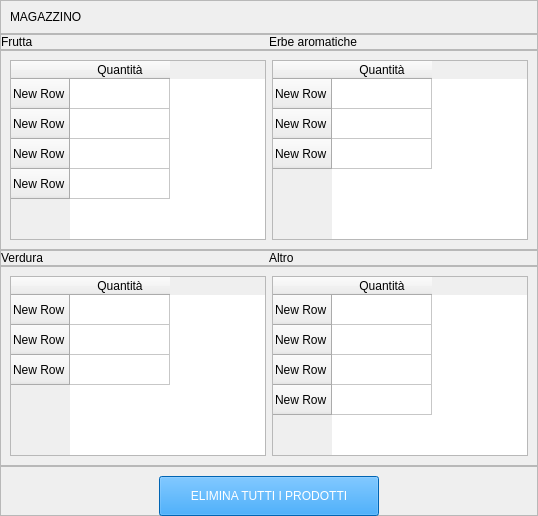
            <widget class="QWidget" name="magazzino">
             <layout class="QVBoxLayout" name="verticalLayout_33">
              <property name="spacing">
               <number>0</number>
              </property>
              <property name="leftMargin">
               <number>0</number>
              </property>
              <property name="topMargin">
               <number>0</number>
              </property>
              <property name="rightMargin">
               <number>0</number>
              </property>
              <property name="bottomMargin">
               <number>0</number>
              </property>
              <item>
               <widget class="QFrame" name="frame_51">
                <property name="maximumSize">
                 <size>
                  <width>16777215</width>
                  <height>45</height>
                 </size>
                </property>
                <property name="frameShape">
                 <enum>QFrame::StyledPanel</enum>
                </property>
                <property name="frameShadow">
                 <enum>QFrame::Raised</enum>
                </property>
                <layout class="QVBoxLayout" name="verticalLayout_34">
                 <item>
                  <widget class="QLabel" name="label_35">
                   <property name="styleSheet">
                    <string notr="true">
font: 600 36pt &quot;SF Pro&quot;;</string>
                   </property>
                   <property name="text">
                    <string>MAGAZZINO</string>
                   </property>
                  </widget>
                 </item>
                </layout>
               </widget>
              </item>
              <item>
               <widget class="QFrame" name="frame_52">
                <property name="maximumSize">
                 <size>
                  <width>16777215</width>
                  <height>35</height>
                 </size>
                </property>
                <property name="frameShape">
                 <enum>QFrame::StyledPanel</enum>
                </property>
                <property name="frameShadow">
                 <enum>QFrame::Raised</enum>
                </property>
                <layout class="QHBoxLayout" name="horizontalLayout_24">
                 <property name="spacing">
                  <number>0</number>
                 </property>
                 <property name="leftMargin">
                  <number>0</number>
                 </property>
                 <property name="topMargin">
                  <number>0</number>
                 </property>
                 <property name="rightMargin">
                  <number>0</number>
                 </property>
                 <property name="bottomMargin">
                  <number>0</number>
                 </property>
                 <item>
                  <widget class="QLabel" name="label_37">
                   <property name="styleSheet">
                    <string notr="true">
font:600 18pt &quot;SF Pro&quot;;</string>
                   </property>
                   <property name="text">
                    <string>Frutta</string>
                   </property>
                  </widget>
                 </item>
                 <item>
                  <widget class="QLabel" name="label_36">
                   <property name="styleSheet">
                    <string notr="true">
font:600 18pt &quot;SF Pro&quot;;</string>
                   </property>
                   <property name="text">
                    <string>Erbe aromatiche</string>
                   </property>
                  </widget>
                 </item>
                </layout>
               </widget>
              </item>
              <item>
               <widget class="QFrame" name="frame_54">
                <property name="maximumSize">
                 <size>
                  <width>16777215</width>
                  <height>200</height>
                 </size>
                </property>
                <property name="frameShape">
                 <enum>QFrame::StyledPanel</enum>
                </property>
                <property name="frameShadow">
                 <enum>QFrame::Raised</enum>
                </property>
                <layout class="QHBoxLayout" name="horizontalLayout_25">
                 <item>
                  <widget class="QTableWidget" name="tableWidget_2">
                   <row>
                    <property name="text">
                     <string>New Row</string>
                    </property>
                   </row>
                   <row>
                    <property name="text">
                     <string>New Row</string>
                    </property>
                   </row>
                   <row>
                    <property name="text">
                     <string>New Row</string>
                    </property>
                   </row>
                   <row>
                    <property name="text">
                     <string>New Row</string>
                    </property>
                   </row>
                   <column>
                    <property name="text">
                     <string>Quantità</string>
                    </property>
                   </column>
                  </widget>
                 </item>
                 <item>
                  <widget class="QTableWidget" name="tableWidget">
                   <row>
                    <property name="text">
                     <string>New Row</string>
                    </property>
                   </row>
                   <row>
                    <property name="text">
                     <string>New Row</string>
                    </property>
                   </row>
                   <row>
                    <property name="text">
                     <string>New Row</string>
                    </property>
                   </row>
                   <column>
                    <property name="text">
                     <string>Quantità</string>
                    </property>
                   </column>
                  </widget>
                 </item>
                </layout>
               </widget>
              </item>
              <item>
               <widget class="QFrame" name="frame_55">
                <property name="maximumSize">
                 <size>
                  <width>16777215</width>
                  <height>38</height>
                 </size>
                </property>
                <property name="frameShape">
                 <enum>QFrame::StyledPanel</enum>
                </property>
                <property name="frameShadow">
                 <enum>QFrame::Raised</enum>
                </property>
                <layout class="QHBoxLayout" name="horizontalLayout_26">
                 <property name="spacing">
                  <number>0</number>
                 </property>
                 <property name="leftMargin">
                  <number>0</number>
                 </property>
                 <property name="topMargin">
                  <number>0</number>
                 </property>
                 <property name="rightMargin">
                  <number>0</number>
                 </property>
                 <property name="bottomMargin">
                  <number>0</number>
                 </property>
                 <item>
                  <widget class="QLabel" name="label_38">
                   <property name="styleSheet">
                    <string notr="true">font:600 18pt &quot;SF Pro&quot;;</string>
                   </property>
                   <property name="text">
                    <string>Verdura</string>
                   </property>
                  </widget>
                 </item>
                 <item>
                  <widget class="QLabel" name="label_39">
                   <property name="styleSheet">
                    <string notr="true">font:600 18pt &quot;SF Pro&quot;;</string>
                   </property>
                   <property name="text">
                    <string>Altro</string>
                   </property>
                  </widget>
                 </item>
                </layout>
               </widget>
              </item>
              <item>
               <widget class="QFrame" name="frame_56">
                <property name="maximumSize">
                 <size>
                  <width>16777215</width>
                  <height>200</height>
                 </size>
                </property>
                <property name="frameShape">
                 <enum>QFrame::StyledPanel</enum>
                </property>
                <property name="frameShadow">
                 <enum>QFrame::Raised</enum>
                </property>
                <layout class="QHBoxLayout" name="horizontalLayout_27">
                 <item>
                  <widget class="QTableWidget" name="tableWidget_3">
                   <row>
                    <property name="text">
                     <string>New Row</string>
                    </property>
                   </row>
                   <row>
                    <property name="text">
                     <string>New Row</string>
                    </property>
                   </row>
                   <row>
                    <property name="text">
                     <string>New Row</string>
                    </property>
                   </row>
                   <column>
                    <property name="text">
                     <string>Quantità</string>
                    </property>
                   </column>
                  </widget>
                 </item>
                 <item>
                  <widget class="QTableWidget" name="tableWidget_4">
                   <row>
                    <property name="text">
                     <string>New Row</string>
                    </property>
                   </row>
                   <row>
                    <property name="text">
                     <string>New Row</string>
                    </property>
                   </row>
                   <row>
                    <property name="text">
                     <string>New Row</string>
                    </property>
                   </row>
                   <row>
                    <property name="text">
                     <string>New Row</string>
                    </property>
                   </row>
                   <column>
                    <property name="text">
                     <string>Quantità</string>
                    </property>
                   </column>
                  </widget>
                 </item>
                </layout>
               </widget>
              </item>
              <item>
               <widget class="QFrame" name="frame_53">
                <property name="maximumSize">
                 <size>
                  <width>16777215</width>
                  <height>50</height>
                 </size>
                </property>
                <property name="frameShape">
                 <enum>QFrame::StyledPanel</enum>
                </property>
                <property name="frameShadow">
                 <enum>QFrame::Raised</enum>
                </property>
                <layout class="QHBoxLayout" name="horizontalLayout_28">
                 <item>
                  <widget class="QPushButton" name="pushButton_15">
                   <property name="minimumSize">
                    <size>
                     <width>0</width>
                     <height>40</height>
                    </size>
                   </property>
                   <property name="maximumSize">
                    <size>
                     <width>220</width>
                     <height>16777215</height>
                    </size>
                   </property>
                   <property name="styleSheet">
                    <string notr="true">BORDER-RADIUS:18PX;
color: rgb(255, 255, 255);
background-color: rgb(171, 172, 172);

border-color: rgb(235, 77, 3);
background-color: rgb(200, 202, 202);
background-color: rgb(255, 255, 255);
background-color: rgb(0, 140, 251);
font: 700 13pt &quot;SF Pro&quot;;</string>
                   </property>
                   <property name="text">
                    <string>ELIMINA TUTTI I PRODOTTI</string>
                   </property>
                  </widget>
                 </item>
                </layout>
               </widget>
              </item>
             </layout>
            </widget>
